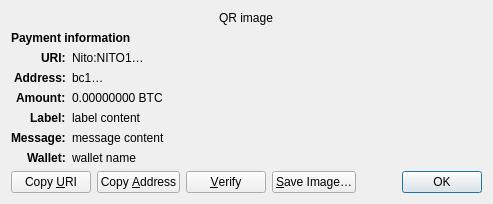
<?xml version="1.0" encoding="UTF-8"?>
<ui version="4.0">
 <class>ReceiveRequestDialog</class>
 <widget class="QDialog" name="ReceiveRequestDialog">
  <property name="geometry">
   <rect>
    <x>0</x>
    <y>0</y>
    <width>413</width>
    <height>229</height>
   </rect>
  </property>
  <property name="windowTitle">
   <string>Request payment to …</string>
  </property>
  <layout class="QGridLayout" name="gridLayout" columnstretch="0,1">
   <property name="sizeConstraint">
    <enum>QLayout::SetFixedSize</enum>
   </property>
   <item row="0" column="0" colspan="2" alignment="Qt::AlignHCenter">
    <widget class="QRImageWidget" name="qr_code">
     <property name="text">
      <string notr="true">QR image</string>
     </property>
     <property name="textInteractionFlags">
      <set>Qt::NoTextInteraction</set>
     </property>
    </widget>
   </item>
   <item row="1" column="0" colspan="2">
    <widget class="QLabel" name="payment_header">
     <property name="font">
      <font>
       <weight>75</weight>
       <bold>true</bold>
      </font>
     </property>
     <property name="text">
      <string>Payment information</string>
     </property>
     <property name="textInteractionFlags">
      <set>Qt::NoTextInteraction</set>
     </property>
    </widget>
   </item>
   <item row="2" column="0" alignment="Qt::AlignRight|Qt::AlignTop">
    <widget class="QLabel" name="uri_tag">
     <property name="font">
      <font>
       <weight>75</weight>
       <bold>true</bold>
      </font>
     </property>
     <property name="text">
      <string notr="true">URI:</string>
     </property>
     <property name="textFormat">
      <enum>Qt::PlainText</enum>
     </property>
     <property name="textInteractionFlags">
      <set>Qt::NoTextInteraction</set>
     </property>
    </widget>
   </item>
   <item row="2" column="1" alignment="Qt::AlignTop">
    <widget class="QLabel" name="uri_content">
     <property name="text">
      <string notr="true">Nito:NITO1…</string>
     </property>
     <property name="textFormat">
      <enum>Qt::RichText</enum>
     </property>
     <property name="wordWrap">
      <bool>true</bool>
     </property>
     <property name="textInteractionFlags">
      <set>Qt::TextSelectableByMouse</set>
     </property>
    </widget>
   </item>
   <item row="3" column="0" alignment="Qt::AlignRight|Qt::AlignTop">
    <widget class="QLabel" name="address_tag">
     <property name="font">
      <font>
       <weight>75</weight>
       <bold>true</bold>
      </font>
     </property>
     <property name="text">
      <string>Address:</string>
     </property>
     <property name="textInteractionFlags">
      <set>Qt::NoTextInteraction</set>
     </property>
    </widget>
   </item>
   <item row="3" column="1" alignment="Qt::AlignTop">
    <widget class="QLabel" name="address_content">
     <property name="text">
      <string notr="true">bc1…</string>
     </property>
     <property name="textFormat">
      <enum>Qt::PlainText</enum>
     </property>
     <property name="textInteractionFlags">
      <set>Qt::TextSelectableByMouse</set>
     </property>
    </widget>
   </item>
   <item row="4" column="0" alignment="Qt::AlignRight|Qt::AlignTop">
    <widget class="QLabel" name="amount_tag">
     <property name="font">
      <font>
       <weight>75</weight>
       <bold>true</bold>
      </font>
     </property>
     <property name="text">
      <string>Amount:</string>
     </property>
     <property name="textInteractionFlags">
      <set>Qt::NoTextInteraction</set>
     </property>
    </widget>
   </item>
   <item row="4" column="1" alignment="Qt::AlignTop">
    <widget class="QLabel" name="amount_content">
     <property name="text">
      <string notr="true">0.00000000 BTC</string>
     </property>
     <property name="textFormat">
      <enum>Qt::PlainText</enum>
     </property>
     <property name="textInteractionFlags">
      <set>Qt::TextSelectableByMouse</set>
     </property>
    </widget>
   </item>
   <item row="5" column="0" alignment="Qt::AlignRight|Qt::AlignTop">
    <widget class="QLabel" name="label_tag">
     <property name="font">
      <font>
       <weight>75</weight>
       <bold>true</bold>
      </font>
     </property>
     <property name="text">
      <string>Label:</string>
     </property>
     <property name="textInteractionFlags">
      <set>Qt::NoTextInteraction</set>
     </property>
    </widget>
   </item>
   <item row="5" column="1" alignment="Qt::AlignTop">
    <widget class="QLabel" name="label_content">
     <property name="text">
      <string notr="true">label content</string>
     </property>
     <property name="textFormat">
      <enum>Qt::PlainText</enum>
     </property>
     <property name="wordWrap">
      <bool>true</bool>
     </property>
     <property name="textInteractionFlags">
      <set>Qt::TextSelectableByMouse</set>
     </property>
    </widget>
   </item>
   <item row="6" column="0" alignment="Qt::AlignRight|Qt::AlignTop">
    <widget class="QLabel" name="message_tag">
     <property name="font">
      <font>
       <weight>75</weight>
       <bold>true</bold>
      </font>
     </property>
     <property name="text">
      <string>Message:</string>
     </property>
     <property name="textInteractionFlags">
      <set>Qt::NoTextInteraction</set>
     </property>
    </widget>
   </item>
   <item row="6" column="1" alignment="Qt::AlignTop">
    <widget class="QLabel" name="message_content">
     <property name="text">
      <string notr="true">message content</string>
     </property>
     <property name="textFormat">
      <enum>Qt::PlainText</enum>
     </property>
     <property name="wordWrap">
      <bool>true</bool>
     </property>
     <property name="textInteractionFlags">
      <set>Qt::TextSelectableByMouse</set>
     </property>
    </widget>
   </item>
   <item row="7" column="0" alignment="Qt::AlignRight|Qt::AlignTop">
    <widget class="QLabel" name="wallet_tag">
     <property name="font">
      <font>
       <weight>75</weight>
       <bold>true</bold>
      </font>
     </property>
     <property name="text">
      <string>Wallet:</string>
     </property>
     <property name="textInteractionFlags">
      <set>Qt::NoTextInteraction</set>
     </property>
    </widget>
   </item>
   <item row="7" column="1" alignment="Qt::AlignTop">
    <widget class="QLabel" name="wallet_content">
     <property name="text">
      <string notr="true">wallet name</string>
     </property>
     <property name="textFormat">
      <enum>Qt::PlainText</enum>
     </property>
     <property name="wordWrap">
      <bool>true</bool>
     </property>
     <property name="textInteractionFlags">
      <set>Qt::TextSelectableByMouse</set>
     </property>
    </widget>
   </item>
   <item row="8" column="0" colspan="2">
    <layout class="QHBoxLayout" name="horizontalLayout">
     <item>
      <widget class="QPushButton" name="btnCopyURI">
       <property name="text">
        <string>Copy &amp;URI</string>
       </property>
       <property name="autoDefault">
        <bool>false</bool>
       </property>
      </widget>
     </item>
     <item>
      <widget class="QPushButton" name="btnCopyAddress">
       <property name="text">
        <string>Copy &amp;Address</string>
       </property>
       <property name="autoDefault">
        <bool>false</bool>
       </property>
      </widget>
     </item>
     <item>
      <widget class="QPushButton" name="btnVerify">
       <property name="text">
        <string>&amp;Verify</string>
       </property>
       <property name="toolTip">
        <string>Verify this address on e.g. a hardware wallet screen</string>
       </property>
       <property name="autoDefault">
        <bool>false</bool>
       </property>
      </widget>
     </item>
     <item>
      <widget class="QPushButton" name="btnSaveAs">
       <property name="text">
        <string>&amp;Save Image…</string>
       </property>
       <property name="autoDefault">
        <bool>false</bool>
       </property>
      </widget>
     </item>
     <item>
      <spacer name="horizontalSpacer_2">
       <property name="orientation">
        <enum>Qt::Horizontal</enum>
       </property>
       <property name="sizeHint" stdset="0">
        <size>
         <width>40</width>
         <height>20</height>
        </size>
       </property>
      </spacer>
     </item>
     <item>
      <widget class="QDialogButtonBox" name="buttonBox">
       <property name="focusPolicy">
        <enum>Qt::StrongFocus</enum>
       </property>
       <property name="standardButtons">
        <set>QDialogButtonBox::Ok</set>
       </property>
      </widget>
     </item>
    </layout>
   </item>
  </layout>
 </widget>
 <customwidgets>
  <customwidget>
   <class>QRImageWidget</class>
   <extends>QLabel</extends>
   <header>qt/qrimagewidget.h</header>
  </customwidget>
 </customwidgets>
 <tabstops>
  <tabstop>buttonBox</tabstop>
  <tabstop>btnCopyURI</tabstop>
  <tabstop>btnCopyAddress</tabstop>
  <tabstop>btnSaveAs</tabstop>
 </tabstops>
 <resources/>
 <connections>
  <connection>
   <sender>buttonBox</sender>
   <signal>accepted()</signal>
   <receiver>ReceiveRequestDialog</receiver>
   <slot>accept()</slot>
   <hints>
    <hint type="sourcelabel">
     <x>135</x>
     <y>230</y>
    </hint>
    <hint type="destinationlabel">
     <x>135</x>
     <y>126</y>
    </hint>
   </hints>
  </connection>
 </connections>
</ui>
